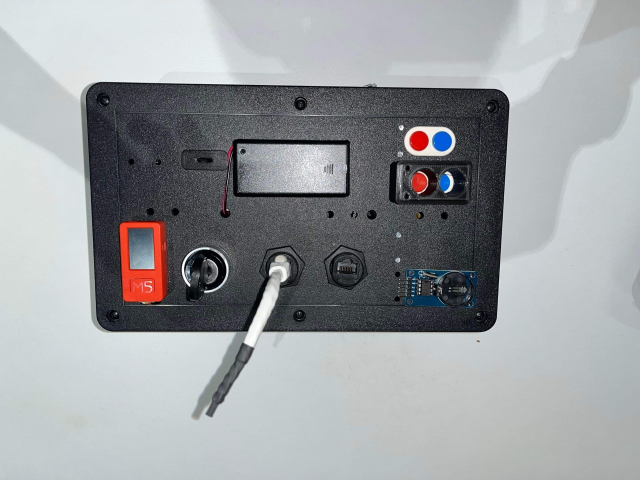
#> input picture Computer Vision/Photo/photo3.jpg, 1280 x 960 px (shown at 1/2 size)
$ python python.py
#> lines starting #> are read from the running program, lines starting #| are printed output that depends on the picture; after the words box and inside, x2 and y2 are one past the last pixel; in counts of white or black regions, pixels touching at a corner belong together
import numpy as np
import cv2 as cv
import math
from math import sqrt, pow
img = cv.imread('Photo/photo3.jpg')
#> img is the input picture: shape (960, 1280, 3); mean B, G, R 161.2, 158.4, 155.7

#Need to rescale a little bit
def rescaleFrame(frame, scale = 0.7):
#> called with scale = 0.7
    width     = int(frame.shape[1] * scale)
    height    = int(frame.shape[0] * scale)
    dimension = (width, height)

    return cv.resize(frame, dimension, interpolation = cv.INTER_AREA)
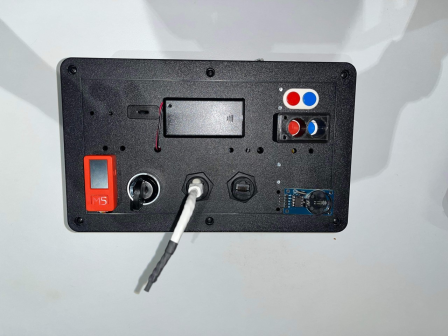
#> returned value: shape (672, 896, 3) (shown at 1/2 size); mean of channels 0, 1, 2 161.2, 158.4, 155.7; drawn as B, G, R

img = rescaleFrame(img)

# Create a blank with the same size of the figure
blank = np.zeros(img.shape, dtype = 'uint8')

# Convert the figure into gray
gray= cv.cvtColor(img, cv.COLOR_BGR2GRAY)

# Blur before apple the canny function
gray= cv.GaussianBlur(gray, (7, 7), 0)
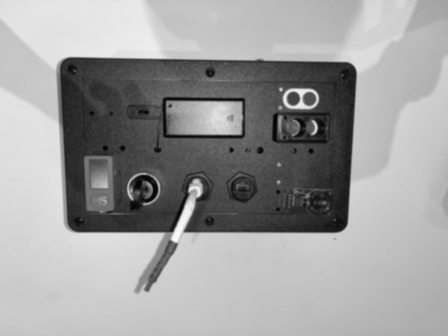
#> gray: shape (672, 896) (shown at 1/2 size); min 2, max 252, mean 157.9

# canny edge
canny = cv.Canny(gray, 150,225)
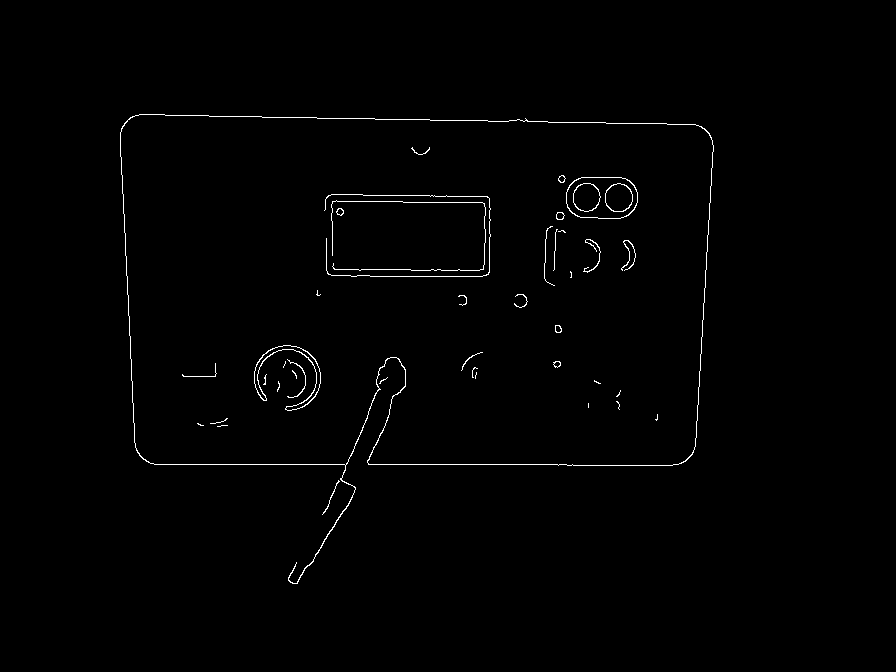
#> canny: shape (672, 896); 0.82% white in thin lines or dots, all inside (x1, y1, x2, y2) = (120, 114, 714, 584)

cv.imshow("canny",canny)

#find Condur
# contours, hierarchy = cv.findContours(canny, cv.RETR_EXTERNAL, cv.CHAIN_APPROX_SIMPLE)

# cv.drawContours(img, contours, -1, (0, 0, 255), 4)

# Find non-zero pixel positions
positions = cv.findNonZero(canny)
#> positions = contour of 4940 points, box (x1, y1, x2, y2) (120, 114, 714, 584), area 81120

# Print the first 5 pixel positions
print(len(positions))
#| 4940

# find y min:
min_y_idx = np.argmin(positions[:, 0, 1])
#> min_y_idx = 0

# find y max:
max_y_idx = np.argmax(positions[:, 0, 1])
#> max_y_idx = 4934

# find x max:
max_x_idx = np.argmax(positions[:, 0, 0])
#> max_x_idx = 640

# Get coordinates of point with minimum y value
min_y_point = positions[min_y_idx][0]
#> min_y_point = [139, 114]
max_y_point = positions[max_y_idx][0]
#> max_y_point = [292, 583]
max_x_point = positions[max_x_idx][0]
#> max_x_point = [713, 145]

# Find the height and width
height, width = img.shape[:2]

# Find another point:
def distance(p1,p2):
    distance_1 = sqrt(pow(p1[0]-p2[0],2)+pow(p1[1]-p2[1],2))
    return distance_1

arrayDistance_0 = []
arrayDistance_1 = []
arrayDistance_2 = []
arrayDistance_3 = []


# distance from 0 0
for i in positions:
    arrayDistance_0.append(distance([0, 0], i[0]))
#> this loop made 4940 passes
#> (i, distance_1 in distance) on passes 1 to 3: ([[139, 114]], 179.8), ([[140, 114]], 180.5), ([[141, 114]], 181.3)
#> after the loop, arrayDistance_0 = 4940 values, max 827.6 at index 4099, min 174.7 at index 489, mean 540.5

# distance from 0 0
for i in positions:
    arrayDistance_1.append(distance([width, 0], i[0]))
#> this loop made 4940 passes
#> (i, distance_1 in distance) on passes 1 to 3: ([[139, 114]], 765.5), ([[140, 114]], 764.5), ([[141, 114]], 763.6)
#> after the loop, arrayDistance_1 = 4940 values, max 883.4 at index 4081, min 229.5 at index 614, mean 573.3

# distance from 0 0
for i in positions:
    arrayDistance_2.append(distance([width,height], i[0]))
#> this loop made 4940 passes
#> (i, distance_1 in distance) on passes 1 to 3: ([[139, 114]], 940.4), ([[140, 114]], 939.6), ([[141, 114]], 938.8)
#> after the loop, arrayDistance_2 = 4940 values, max 947.3 at index 489, min 298.4 at index 4148, mean 622.5

# distance from 0 0
for i in positions:
    arrayDistance_3.append(distance([0,height], i[0]))
#> this loop made 4940 passes
#> (i, distance_1 in distance) on passes 1 to 3: ([[139, 114]], 575.1), ([[140, 114]], 575.3), ([[141, 114]], 575.5)
#> after the loop, arrayDistance_3 = 4940 values, max 890.6 at index 614, min 256.6 at index 4126, mean 577.7


random_point_0 = positions[np.argmin(arrayDistance_0)][0]
#> random_point_0 = [124, 123]
random_point_1 = positions[np.argmin(arrayDistance_1)][0]
#> random_point_1 = [709, 133]
random_point_2 = positions[np.argmin(arrayDistance_2)][0]
#> random_point_2 = [685, 461]
random_point_3 = positions[np.argmin(arrayDistance_3)][0]
#> random_point_3 = [143, 459]


# print(random_point_4)
#print(arrayDistance)

newArray = [random_point_0, random_point_1, random_point_2, random_point_3]
#> newArray = [[124, 123], [709, 133], [685, 461], [143, 459]]
print("Coordinates of point with minimum y value:", min_y_point)
#| Coordinates of point with minimum y value: [139 114]

#Display a figure
cv.circle(img, tuple(random_point_0),10,(255,0,255),thickness = 3)
cv.circle(img, tuple(random_point_1),10,(255,0,255),thickness = 3)
cv.circle(img, tuple(random_point_2),10,(255,0,255),thickness = 3)
cv.circle(img, tuple(random_point_3),10,(255,0,255),thickness = 3)


cv.imshow('new hori', img)


# Draw the rectangle
cv.line(img, tuple(random_point_0), tuple(random_point_1), (0, 255, 0), 3)
cv.line(img, tuple(random_point_1), tuple(random_point_2), (0, 255, 0), 3)
cv.line(img, tuple(random_point_2), tuple(random_point_3), (0, 255, 0), 3)
cv.line(img, tuple(random_point_3), tuple(random_point_0), (0, 255, 0), 3)
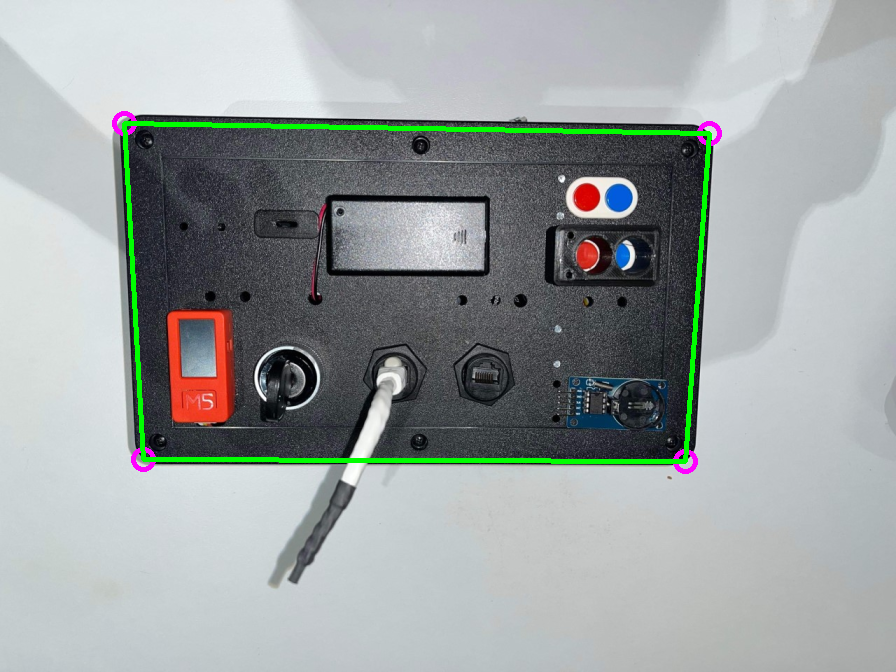
#> img: shape (672, 896, 3); mean B, G, R 160.6, 161.1, 155.1

cv.imshow('new horisan', img)
# Draw the contours

cv.waitKey(0)


cv.destroyAllWindows()

$ run again, with Computer Vision/Photo/photo2.jpg copied over Computer Vision/Photo/photo3.jpg
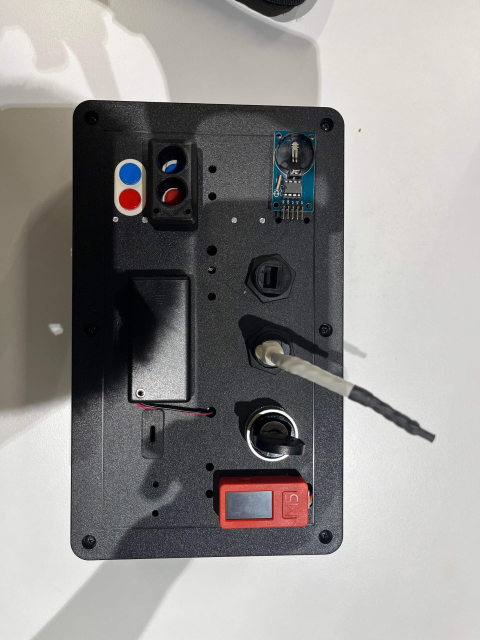
#> input picture Computer Vision/Photo/photo2.jpg, 960 x 1280 px (shown at 1/2 size)
#> img is the input picture: shape (1280, 960, 3); mean B, G, R 141.8, 143.2, 145.5
#> `canny = cv.Canny(gray, 150,225)`:
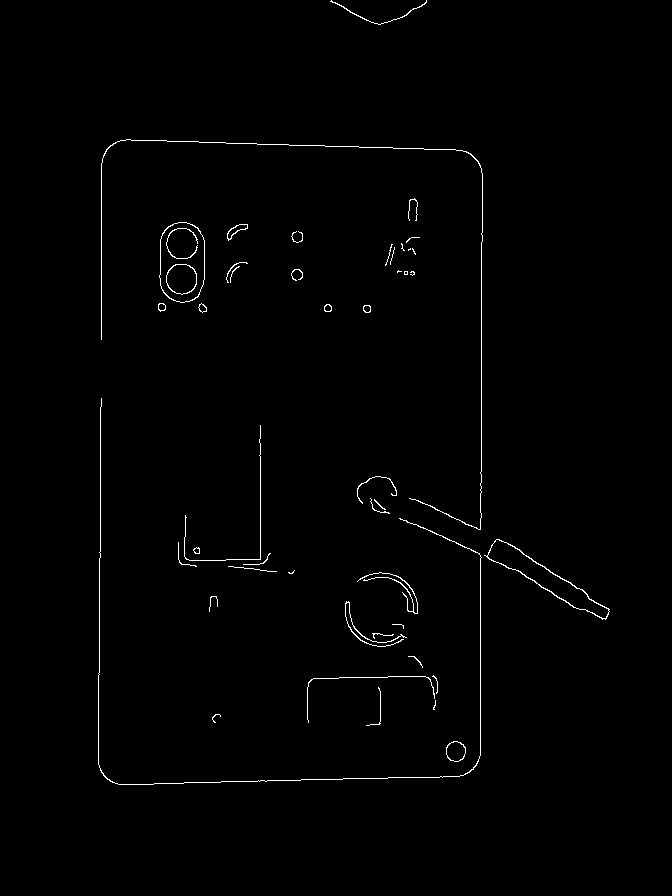
#> canny: shape (896, 672); 0.84% white in thin lines or dots, all inside (x1, y1, x2, y2) = (98, 0, 610, 785)
#> positions = contour of 5051 points, box (x1, y1, x2, y2) (98, 0, 610, 785), area 48234
#| 5051
#> min_y_idx = 0
#> max_y_idx = 5015
#> max_x_idx = 3648
#> min_y_point = [331, 0]
#> max_y_point = [118, 784]
#> max_x_point = [609, 609]
#> the loop `for i in positions:` made 5051 passes
#> (i, distance_1 in distance) on passes 1 to 3: ([[331, 0]], 331), ([[426, 0]], 426), ([[330, 1]], 330)
#> after the loop `for i in positions:`: arrayDistance_0 = 5051 values, max 903.3 at index 4674, min 182 at index 311, mean 589.1
#> the loop `for i in positions:` made 5051 passes
#> (i, distance_1 in distance) on passes 1 to 3: ([[331, 0]], 341), ([[426, 0]], 246), ([[330, 1]], 342)
#> after the loop `for i in positions:`: arrayDistance_1 = 5051 values, max 962.3 at index 4812, min 246 at index 1, mean 612.2
#> the loop `for i in positions:` made 5051 passes
#> (i, distance_1 in distance) on passes 1 to 3: ([[331, 0]], 958.7), ([[426, 0]], 929.2), ([[330, 1]], 958.1)
#> after the loop `for i in positions:`: arrayDistance_2 = 5051 values, max 958.7 at index 0, min 235.7 at index 4650, mean 575.4
#> the loop `for i in positions:` made 5051 passes
#> (i, distance_1 in distance) on passes 1 to 3: ([[331, 0]], 955.2), ([[426, 0]], 992.1), ([[330, 1]], 953.9)
#> after the loop `for i in positions:`: arrayDistance_3 = 5051 values, max 992.1 at index 1, min 158.5 at index 4812, mean 569.7
#> random_point_0 = [110, 145]
#> random_point_1 = [426, 0]
#> random_point_2 = [476, 765]
#> random_point_3 = [107, 779]
#> newArray = [[110, 145], [426, 0], [476, 765], [107, 779]]
#| Coordinates of point with minimum y value: [331   0]
#> `cv.line(img, tuple(random_point_3), tuple(random_point_0), (0, 255, 0)..`:
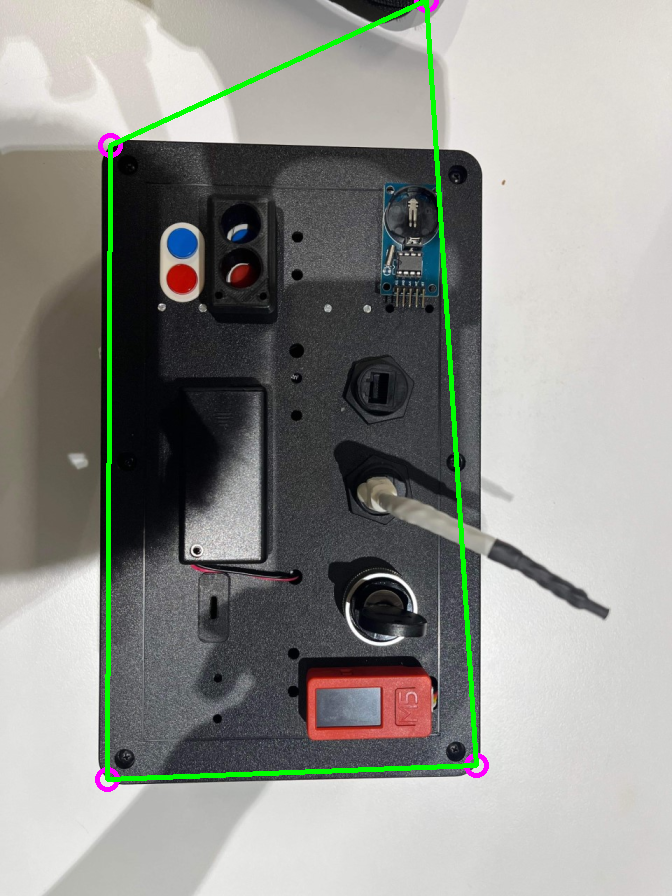
#> img: shape (896, 672, 3); mean B, G, R 140.4, 146, 144.2

$ run again, with Computer Vision/Photo/photo.jpg copied over Computer Vision/Photo/photo3.jpg
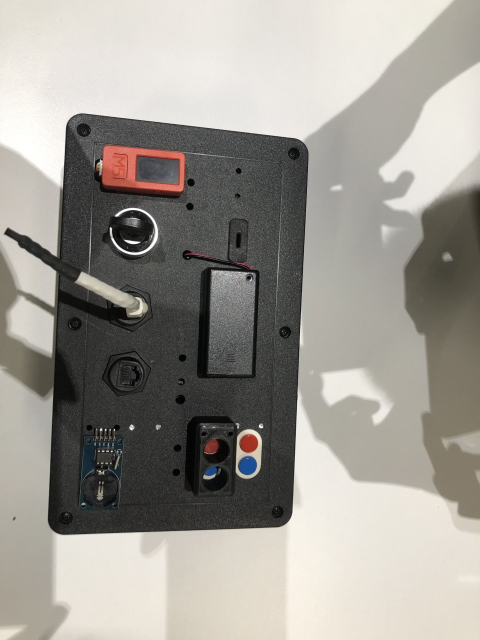
#> input picture Computer Vision/Photo/photo.jpg, 960 x 1280 px (shown at 1/2 size)
#> img is the input picture: shape (1280, 960, 3); mean B, G, R 147.5, 154.4, 158.1
#> `canny = cv.Canny(gray, 150,225)`:
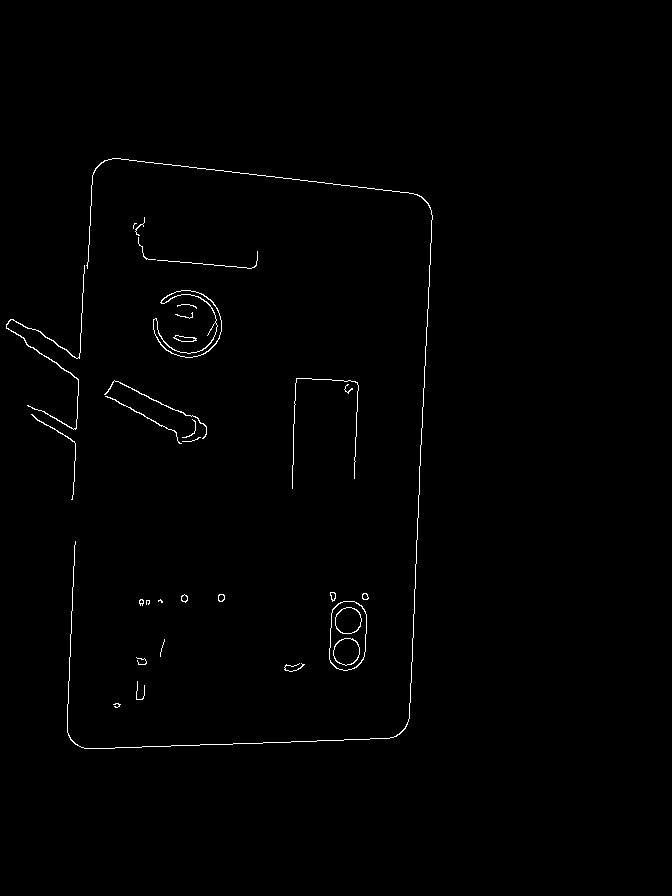
#> canny: shape (896, 672); 0.69% white in thin lines or dots, all inside (x1, y1, x2, y2) = (6, 158, 433, 749)
#> positions = contour of 4166 points, box (x1, y1, x2, y2) (6, 158, 433, 749), area 81732
#| 4166
#> min_y_idx = 0
#> max_y_idx = 4135
#> max_x_idx = 413
#> min_y_point = [112, 158]
#> max_y_point = [84, 748]
#> max_x_point = [432, 215]
#> the loop `for i in positions:` made 4166 passes
#> (i, distance_1 in distance) on passes 1 to 3: ([[112, 158]], 193.7), ([[113, 158]], 194.2), ([[114, 158]], 194.8)
#> after the loop `for i in positions:`: arrayDistance_0 = 4166 values, max 835.8 at index 3832, min 190.8 at index 21, mean 516.4
#> the loop `for i in positions:` made 4166 passes
#> (i, distance_1 in distance) on passes 1 to 3: ([[112, 158]], 581.9), ([[113, 158]], 580.9), ([[114, 158]], 579.9)
#> after the loop `for i in positions:`: arrayDistance_1 = 4166 values, max 953.9 at index 4007, min 317.4 at index 387, mean 652.5
#> the loop `for i in positions:` made 4166 passes
#> (i, distance_1 in distance) on passes 1 to 3: ([[112, 158]], 926.4), ([[113, 158]], 925.8), ([[114, 158]], 925.2)
#> after the loop `for i in positions:`: arrayDistance_2 = 4166 values, max 929.9 at index 43, min 315.5 at index 3805, mean 649.5
#> the loop `for i in positions:` made 4166 passes
#> (i, distance_1 in distance) on passes 1 to 3: ([[112, 158]], 746.5), ([[113, 158]], 746.6), ([[114, 158]], 746.8)
#> after the loop `for i in positions:`: arrayDistance_3 = 4166 values, max 816.8 at index 366, min 169.5 at index 4007, mean 525.7
#> random_point_0 = [104, 160]
#> random_point_1 = [428, 203]
#> random_point_2 = [405, 728]
#> random_point_3 = [75, 744]
#> newArray = [[104, 160], [428, 203], [405, 728], [75, 744]]
#| Coordinates of point with minimum y value: [112 158]
#> `cv.line(img, tuple(random_point_3), tuple(random_point_0), (0, 255, 0)..`:
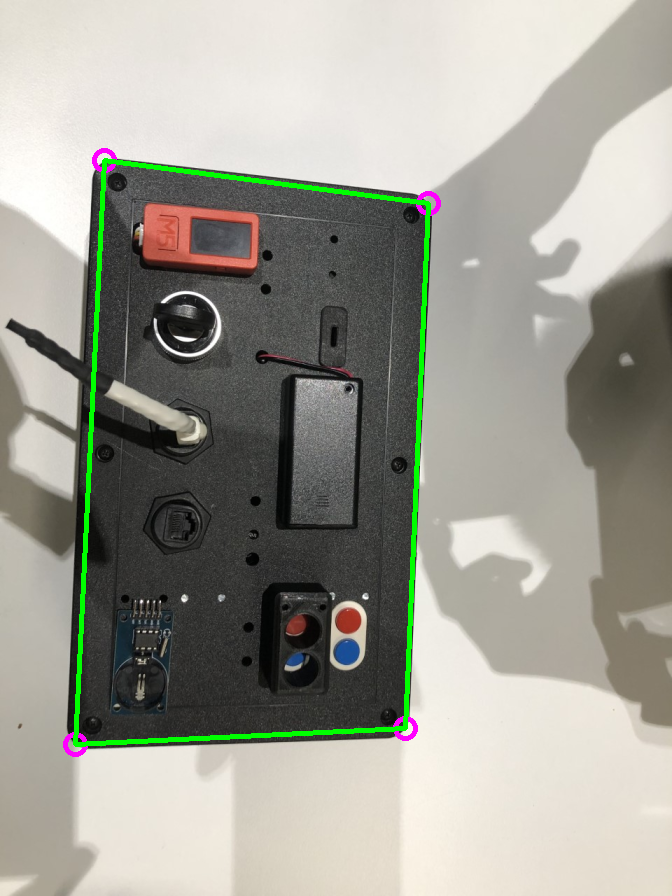
#> img: shape (896, 672, 3); mean B, G, R 146.9, 157.1, 157.4
